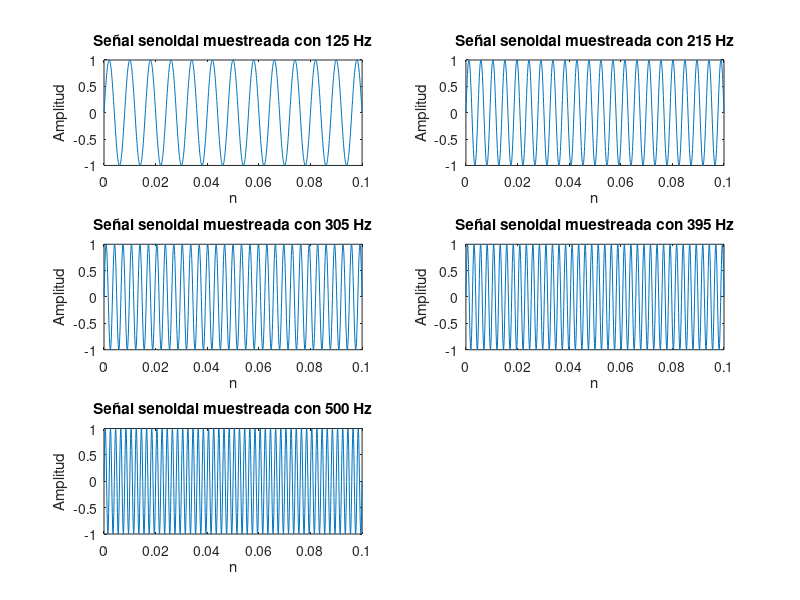

Source code (MATLAB):
%Practica 5
% Saucedo Moreno Cesar Enrique
% Avila Sanchez Jonathan Aldrich
continuar = true;



while continuar
    clc;
    disp('          -----   Práctica 5  -----');
    disp('              Menú de Opciones:');
    disp('1 - Graficar la señal x(t)');
    disp('2 - Muestreo de la señal x(t) a una frecuencia de 10 Hz ');
    disp('3 - Recuperar la señal muestreada a 10 Hz');
    disp('4 - Muestreo de una onda senoidal pura de 300 Hz. Utilizando frecuencia de muestro de 800 Hz');
    disp('5 - Muestro de ondas senoidales con frecuencias de muestreo 125 , 215 , 305 , 395 y 500 Hz');
    disp('6 - Original, muestreada y recuperada con frecuencia de muestro de 200 Hz');
    disp('7 - Recuperación de señales por interpolación con Fs de 200 Hz');


    opcion = input('Seleccione una opción: ');


    %-------------- Parte 1 ----------------------
    %Señal Original
    t=0:0.001:1;
    x=sin(4*pi*t)+sin(8*pi*t);

    %-------------- Parte 2 ----------------------
    n=0:1/10:1;
    xm = sin (4*pi*n) + sin (8*pi*n);

    %-------------- Parte 3 ----------------------
    %Interpolación para la recuperación de la señal
    xq=0:0.01:1;%Vector de consulta
    y = interp1(n,xm,xq);

    %       La funcion y = interp1(X,V,xq)
    %   X ->Vector o valores de referencua
    %   V -> Señal muestreado (XM) señal que se muestreo y se perdió
    %   XQ -> Vector de consulta para interpolar valores


    %-------------- Parte 4 --------------------
    F0=300;
    
    t_2=0:1/800:0.1; %Frecuencia de muestreo de 800

    x4 =sin(2*pi*F0*t_2);

    %-------------- Parte 5 --------------------
    Fs1=125;
    Fs2=215;
    Fs3=305;
    Fs4=395;
    Fs5=500;

    n3=0:1/10000:.1;
    n4=0:1/10000:.1;
    n5=0:1/10000:.1;
    n6=0:1/10000:.1;
    n7=0:1/10000:.1;

    x5_1= sin(2*pi*Fs1*n3);
    x5_2= sin(2*pi*Fs2*n4);
    x5_3= sin(2*pi*Fs3*n5);
    x5_4= sin(2*pi*Fs4*n6);
    x5_5= sin(2*pi*Fs5*n7);

    %-------------- Parte 6 --------------------
    % Señal recuperada utilizando frecuencia de 200Hz
    xq_2=0:1/200:1;%Vector de consulta
    y2 = interp1(n,xm,xq_2);

    %-------------- Parte 7 --------------------

    t1=0:1/200:0.1;
    t2=0:0.001:0.1;

    x6_1= sin(2*pi*Fs1*t1);
    x6_2= sin(2*pi*Fs2*t1);
    x6_3= sin(2*pi*Fs3*t1);
    x6_4= sin(2*pi*Fs4*t1);
    x6_5= sin(2*pi*Fs5*t1);

    y_1= interp1(t1,x6_1,t2, "spline");
    y_2= interp1(t1,x6_2,t2, "spline");
    y_3= interp1(t1,x6_3,t2, "spline");
    y_4= interp1(t1,x6_4,t2, "spline");
    y_5= interp1(t1,x6_5,t2, "spline");

    switch opcion
        case 1
            clc;
            disp('           Opción 1        ');

            figure;
            plot(t,x)
            title('Señal x(t)');
            xlabel('Tiempo (s)');
            ylabel('Amplitud');
            disp('');

        case 2
            clc;
            disp('           Opción 2        ');
            disp('Muestreo de la señal x(t) a una frecuencia de 10 Hz');

            figure;
            stem(n,xm);
            title('Señal muestreada x[n]');
            xlabel('n');
            ylabel('Amplitud');

        case 3
            clc;
            disp('           Opción 3        ');
            disp('Muestreo de la señal x(t) a una frecuencia de 10 Hz');

            figure;

            %Original
            subplot(1, 2, 1)
            plot(t, x);
            title('Señal x(t)');
            xlabel('Tiempo (s)');
            ylabel('Amplitud');

            subplot(1, 2, 2)
            stem(xq,y);
            title('Señal interpolada');
            xlabel('n');
            ylabel('Amplitud');

        case 4
            clc;
            disp('           Opción 4        ');
            disp('Muestreo de una onda senoidal pura de 300 Hz. Utilizando frecuencia de muestro de 800 Hz');

            figure;
            plot(t_2,x4)
            title('Señal de 300 Hz con Fs de 800 Hz');
            xlabel('Tiempo (s)');
            ylabel('Amplitud');

        case 5
            clc;
            disp('           Opción 5        ');
            disp('Muestro de ondas senoidales con frecuencias de muestreo 125 , 215 , 305 , 395 y 500 Hz');

            figure;
            subplot(3, 2, 1);
            plot(n3,x5_1);
            title('Señal senoidal muestreada con 125 Hz');
            xlabel('n');
            ylabel('Amplitud');

            subplot(3, 2, 2);
            plot(n4,x5_2);
            title('Señal senoidal muestreada con 215 Hz');
            xlabel('n');
            ylabel('Amplitud');

            subplot(3, 2, 3);
            plot(n5,x5_3);
            title('Señal senoidal muestreada con 305 Hz');
            xlabel('n');
            ylabel('Amplitud');

            subplot(3, 2, 4);
            plot(n6,x5_4);
            title('Señal senoidal muestreada con 395 Hz');
            xlabel('n');
            ylabel('Amplitud');

            subplot(3, 2, 5);
            plot(n7,x5_5);
            title('Señal senoidal muestreada con 500 Hz');
            xlabel('n');
            ylabel('Amplitud');

        case 6
            clc;
            disp('           Opción 6        ');
            disp(' Original, muestreada y recuperada con frecuencia de muestro de 200 Hz');


            figure;
            subplot(1, 3, 1);
            plot(t,x)
            title('Señal Original');
            xlabel('Tiempo (s)');
            ylabel('Amplitud');

            subplot(1, 3, 2);
            stem(n,xm);
            title('Señal muestreada x[n]');
            xlabel('n');
            ylabel('Amplitud');

            subplot(1, 3, 3);
            stem(xq_2,y2);
            title('Señal Recuperada con Fs 200Hz');
            xlabel('n');
            ylabel('Amplitud');

        case 7
            clc;
            disp('           Opción 7        ');
            disp(' Original, muestreada y recuperada de las señales 125,215,305,395 y 500 Hz');

            figure;

            subplot(3, 5, 1);
            plot(n3,x5_1);
            title('Señal senoidal Origin con 125 Hz');
            xlabel('n');
            ylabel('Amplitud');

            subplot(3, 5, 2);
            plot(n4,x5_2);
            title('Señal senoidal Origin con 215 Hz');
            xlabel('n');
            ylabel('Amplitud');

            subplot(3, 5, 3);
            plot(n5,x5_3);
            title('Señal senoidal Origin con 305 Hz');
            xlabel('n');
            ylabel('Amplitud');

            subplot(3, 5, 4);
            plot(n6,x5_4);
            title('Señal senoidal Origin con 395 Hz');
            xlabel('n');
            ylabel('Amplitud');

            subplot(3, 5, 5);
            plot(n7,x5_5);
            title('Señal senoidal Origin con 500 Hz');
            xlabel('n');
            ylabel('Amplitud');

            subplot(3, 5, 6);
            stem(t1,x6_1);
            title('Señal senoidal muestreada con 125 Hz');
            xlabel('n');
            ylabel('Amplitud');

            subplot(3, 5, 7);
            stem(t1,x6_2);
            title('Señal senoidal muestreada con 215 Hz');
            xlabel('n');
            ylabel('Amplitud');

            subplot(3, 5, 8);
            stem(t1,x6_3);
            title('Señal senoidal muestreada con 305 Hz');
            xlabel('n');
            ylabel('Amplitud');

            subplot(3, 5, 9);
            stem(t1,x6_4);
            title('Señal senoidal muestreada con 395 Hz');
            xlabel('n');
            ylabel('Amplitud');

            subplot(3, 5, 10);
            stem(t1,x6_5);
            title('Señal senoidal muestreada con 500 Hz');
            xlabel('n');
            ylabel('Amplitud');

            subplot(3, 5, 11);
            plot(t2,y_1);
            title('Señal senoidal recupado con 125 Hz');
            xlabel('n');
            ylabel('Amplitud');

            subplot(3, 5, 12);
            plot(t2,y_2);
            title('Señal senoidal recupado con 215 Hz');
            xlabel('n');
            ylabel('Amplitud');

            subplot(3, 5, 13);
            plot(t2,y_3);
            title('Señal senoidal recupado con 305 Hz');
            xlabel('n');
            ylabel('Amplitud');

            subplot(3, 5, 14);
            plot(t2,y_4);
            title('Señal senoidal recupado con 395 Hz');
            xlabel('n');
            ylabel('Amplitud');

            subplot(3, 5, 15);
            plot(t2,y_5);
            title('Señal senoidal recupado con 500 Hz');
            xlabel('n');
            ylabel('Amplitud');

    end

    %   Realizar otra consulta
    respuesta = input('¿Desea realizar otra consulta? [s/n]: ', 's'); %Especificamos en el 2° argumento que sera del tipo string
    if respuesta ~= 's'
        continuar = false;
        clc;
    end
end

disp('Finalizacion -  ayooos');